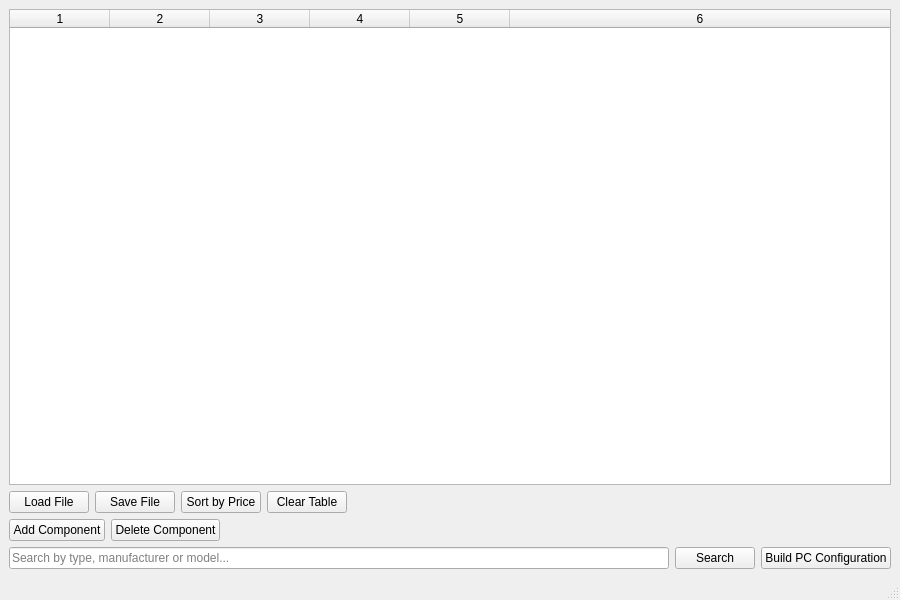
<?xml version="1.0" encoding="UTF-8" ?>
<ui version="4.0">
    <class>MainWindow</class>
    <widget class="QMainWindow" name="MainWindow">
        <property name="geometry">
            <rect>
                <x>0</x>
                <y>0</y>
                <width>900</width>
                <height>600</height>
            </rect>
        </property>
        <property name="windowTitle">
            <string>PC Component Manager</string>
        </property>
        <widget class="QWidget" name="centralwidget">
            <layout class="QVBoxLayout" name="verticalLayout">
                <item>
                    <widget class="QTableWidget" name="tableWidget">
                        <property name="columnCount">
                            <number>6</number>
                        </property>
                        <attribute name="horizontalHeaderStretchLastSection">
                            <bool>true</bool>
                        </attribute>
                    </widget>
                </item>
                <item>
                    <layout class="QHBoxLayout" name="buttonLayout1">
                        <item>
                            <widget class="QPushButton" name="btnLoadFile">
                                <property name="text">
                                    <string>Load File</string>
                                </property>
                            </widget>
                        </item>
                        <item>
                            <widget class="QPushButton" name="btnSaveFile">
                                <property name="text">
                                    <string>Save File</string>
                                </property>
                            </widget>
                        </item>
                        <item>
                            <widget class="QPushButton" name="btnSortByPrice">
                                <property name="text">
                                    <string>Sort by Price</string>
                                </property>
                            </widget>
                        </item>
                        <item>
                            <widget class="QPushButton" name="btnClearTable">
                                <property name="text">
                                    <string>Clear Table</string>
                                </property>
                            </widget>
                        </item>
                        <item>
                            <spacer name="horizontalSpacer1">
                                <property name="orientation">
                                    <enum>Qt::Horizontal</enum>
                                </property>
                                <property name="sizeHint" stdset="0">
                                    <size>
                                        <width>40</width>
                                        <height>20</height>
                                    </size>
                                </property>
                            </spacer>
                        </item>
                    </layout>
                </item>
                <item>
                    <layout class="QHBoxLayout" name="buttonLayout2">
                        <item>
                            <widget class="QPushButton" name="btnAddComponent">
                                <property name="text">
                                    <string>Add Component</string>
                                </property>
                            </widget>
                        </item>
                        <item>
                            <widget class="QPushButton" name="btnDeleteComponent">
                                <property name="text">
                                    <string>Delete Component</string>
                                </property>
                            </widget>
                        </item>
                        <item>
                            <spacer name="horizontalSpacer2">
                                <property name="orientation">
                                    <enum>Qt::Horizontal</enum>
                                </property>
                                <property name="sizeHint" stdset="0">
                                    <size>
                                        <width>40</width>
                                        <height>20</height>
                                    </size>
                                </property>
                            </spacer>
                        </item>
                    </layout>
                </item>
                <item>
                    <layout class="QHBoxLayout" name="searchLayout">
                        <item>
                            <widget class="QLineEdit" name="lineEditSearch">
                                <property name="placeholderText">
                                    <string>Search by type, manufacturer or model...</string>
                                </property>
                            </widget>
                        </item>
                        <item>
                            <widget class="QPushButton" name="btnSearch">
                                <property name="text">
                                    <string>Search</string>
                                </property>
                            </widget>
                        </item>
                        <item>
                            <widget class="QPushButton" name="btnBuildConfig">
                                <property name="text">
                                    <string>Build PC Configuration</string>
                                </property>
                            </widget>
                        </item>
                    </layout>
                </item>
            </layout>
        </widget>
        <widget class="QMenuBar" name="menubar">
            <property name="geometry">
                <rect>
                    <x>0</x>
                    <y>0</y>
                    <width>900</width>
                    <height>20</height>
                </rect>
            </property>
        </widget>
        <widget class="QStatusBar" name="statusbar" />
    </widget>
    <resources />
    <connections />
</ui>
